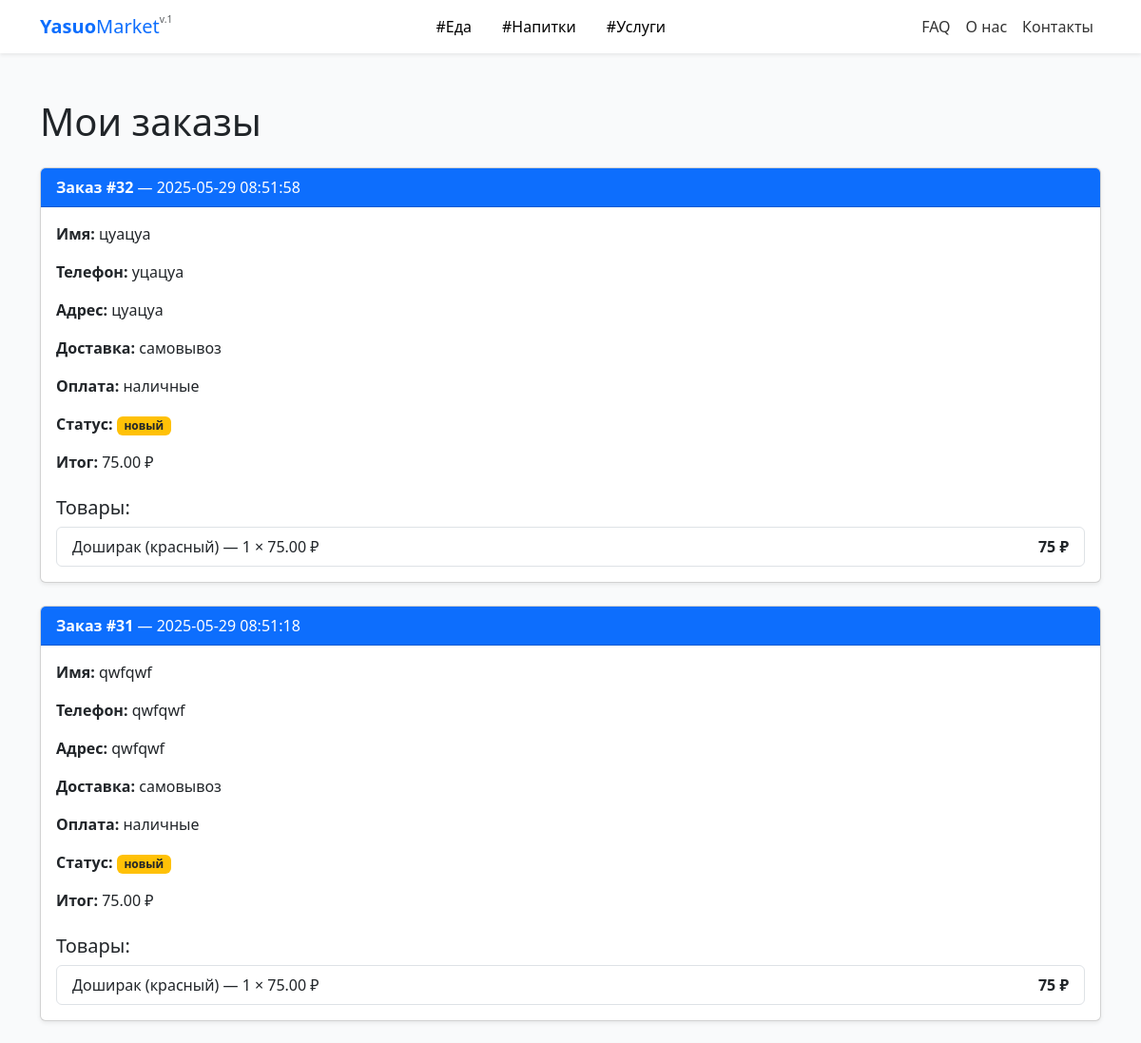
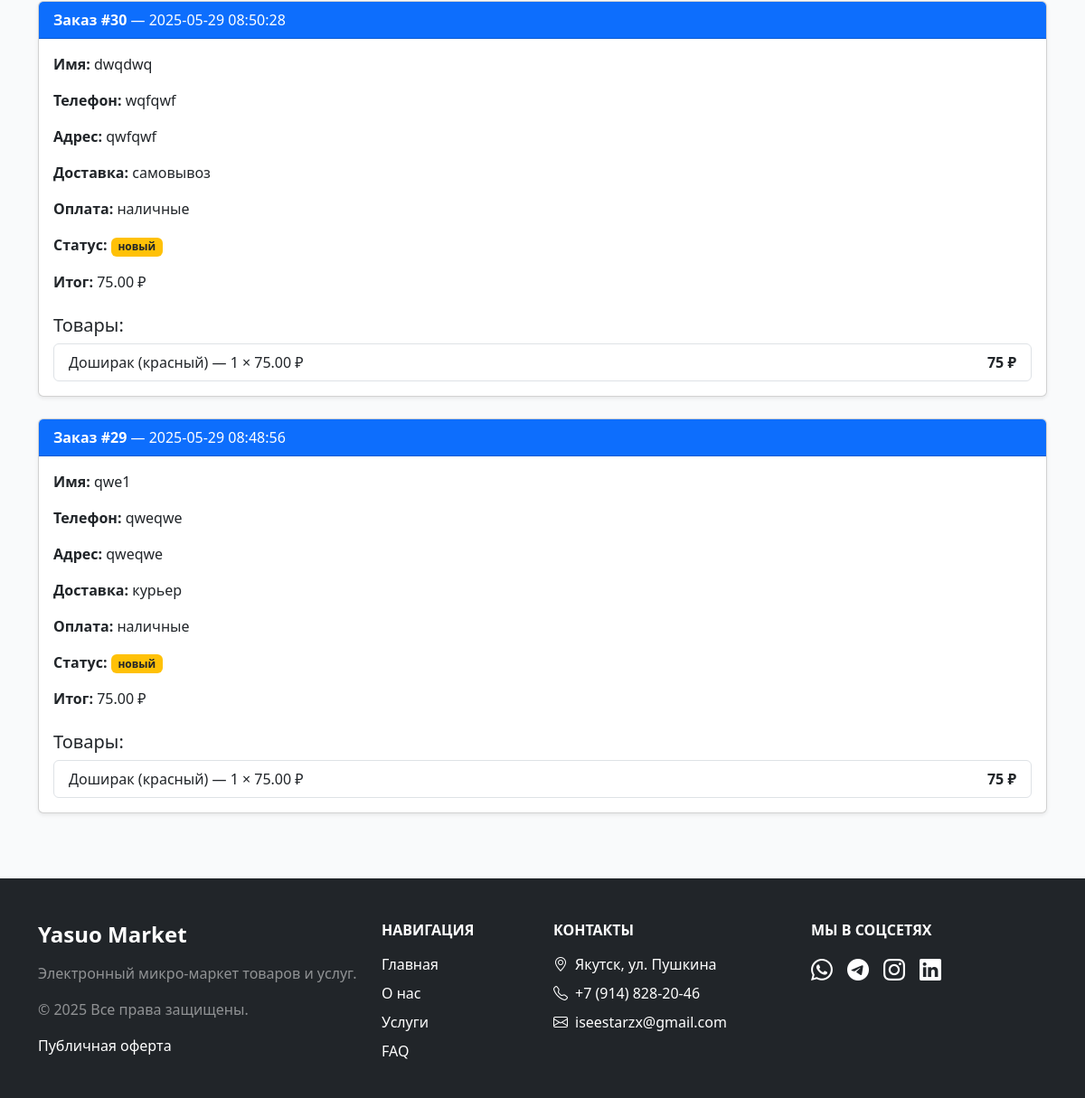
The app's page /index.php?page=my_orders (signed in) with its own data (2 pictures, top to bottom).
### tables this page shows
CREATE TABLE `orders` (
  `id` int(11) NOT NULL AUTO_INCREMENT,
  `name` varchar(255) NOT NULL,
  `phone` varchar(50) NOT NULL,
  `address` text NOT NULL,
  `delivery_method` varchar(100) NOT NULL,
  `payment_method` varchar(100) NOT NULL,
  `total` decimal(10,2) NOT NULL,
  `status` varchar(50) NOT NULL DEFAULT 'новый',
  `created_at` datetime DEFAULT current_timestamp(),
  `user_id` int(11) NOT NULL,
  PRIMARY KEY (`id`),
  KEY `fk_user` (`user_id`),
  CONSTRAINT `fk_user` FOREIGN KEY (`user_id`) REFERENCES `users` (`id`) ON DELETE CASCADE
);

CREATE TABLE `order_items` (
  `id` int(11) NOT NULL AUTO_INCREMENT,
  `order_id` int(11) NOT NULL,
  `product_id` int(11) NOT NULL,
  `quantity` int(11) NOT NULL,
  `price` decimal(10,2) NOT NULL,
  PRIMARY KEY (`id`),
  KEY `order_id` (`order_id`),
  CONSTRAINT `order_items_ibfk_1` FOREIGN KEY (`order_id`) REFERENCES `orders` (`id`)
);

CREATE TABLE `products` (
  `id` int(11) NOT NULL AUTO_INCREMENT,
  `category` varchar(199) DEFAULT NULL,
  `title` varchar(255) NOT NULL,
  `description` text DEFAULT NULL,
  `price` decimal(10,2) NOT NULL,
  `image` varchar(255) DEFAULT NULL,
  `created_at` timestamp NOT NULL DEFAULT current_timestamp(),
  `xqty` int(11) NOT NULL DEFAULT 0,
  PRIMARY KEY (`id`)
);

### controllers/orderController.php (called while the page is built, shortened)
<?php
class OrderController {
    private $pdo;
    public function __construct($pdo) {
        $this->pdo = $pdo;
    }
    public function showUserOrders() {
        $userId = $_SESSION['user_id'];
        $stmt = $this->pdo->prepare("SELECT * FROM orders WHERE user_id = ? ORDER BY created_at DESC");
        $stmt->execute([$userId]);
        $orders = $stmt->fetchAll(PDO::FETCH_ASSOC);
        $stmtItems = $this->pdo->prepare("
            SELECT oi.*, p.title
            FROM order_items oi
            JOIN products p ON oi.product_id = p.id
            WHERE oi.order_id = ?
        ");
        foreach ($orders as $index => $order) {
            $stmtItems->execute([$order['id']]);
            $orders[$index]['items'] = $stmtItems->fetchAll(PDO::FETCH_ASSOC);
        }
        require_once __DIR__ . '/../views/my_orders.php';
    }
}

### views/my_orders.php (the view, shortened to what this page needs)
<?php
require_once('./includes/header.php');
?>
<div class="container py-5" style="min-height: 900px">
    <h1 class="mb-4">Мои заказы</h1>
    <?php if (empty($orders)): ?>
        <div class="alert alert-info">У вас ещё нет заказов.</div>
    <?php else: ?>
    <?php foreach ($orders as $order): ?>
        <div class="card mb-4 shadow-sm">
            <div class="card-header bg-primary text-white">
                <strong>Заказ #<?= htmlspecialchars($order['id']) ?></strong> — <?= htmlspecialchars($order['created_at']) ?>
            </div>
            <div class="card-body">
                <p><strong>Имя:</strong> <?= htmlspecialchars($order['name']) ?></p>
                <p><strong>Телефон:</strong> <?= htmlspecialchars($order['phone']) ?></p>
                <p><strong>Адрес:</strong> <?= htmlspecialchars($order['address']) ?></p>
                <p><strong>Доставка:</strong> <?= htmlspecialchars($order['delivery_method']) ?></p>
                <p><strong>Оплата:</strong> <?= htmlspecialchars($order['payment_method']) ?></p>
                <p><strong>Статус:</strong>
                    <?php
                        $status = htmlspecialchars($order['status']);
                        $badgeClass = match($status) {
                            'новый' => 'badge bg-warning text-dark',
                            'оплачен' => 'badge bg-success',
                            'выполнен' => 'badge bg-success',
                            'отменен' => 'badge bg-danger',
                            default => 'badge bg-secondary'
                        };
                    ?>
                    <span class="<?= $badgeClass ?>"><?= $status ?></span>
                </p>
                <p><strong>Итог:</strong> <?= htmlspecialchars($order['total']) ?> ₽</p>
                <h5 class="mt-4">Товары:</h5>
                <ul class="list-group">
                    <?php foreach ($order['items'] as $item): ?>
                        <li class="list-group-item d-flex justify-content-between align-items-center">
                            <div>
                                <?= htmlspecialchars($item['title']) ?> —
                                <?= htmlspecialchars($item['quantity']) ?> × <?= htmlspecialchars($item['price']) ?> ₽
                            </div>
                            <div><strong><?= htmlspecialchars($item['quantity'] * $item['price']) ?> ₽</strong></div>
                        </li>
                    <?php endforeach; ?>
                </ul>
            </div>
        </div>
    <?php endforeach; ?>
    <?php endif; ?>
</div>
<?php
require_once('./includes/footer.php');
?>

### css/styles.css (style rules this page uses)
html { scroll-behavior: smooth; }
body { background: #f9fafb; }

### records on screen
orders: id "32", created_at "2025-05-29 08:51:58", name "цуацуа", phone "уцацуа", address "цуацуа", delivery_method "самовывоз", payment_method "наличные", status "новый", total "75.00"
order_items: product.title "Доширак (красный)", quantity "1", price "75.00", $item['quantity'] * $item['price'] "75"
orders: id "31", created_at "2025-05-29 08:51:18", name "qwfqwf", phone "qwfqwf", address "qwfqwf", delivery_method "самовывоз", payment_method "наличные", status "новый", total "75.00"
order_items: product.title "Доширак (красный)", quantity "1", price "75.00", $item['quantity'] * $item['price'] "75"
orders: id "30", created_at "2025-05-29 08:50:28", name "dwqdwq", phone "wqfqwf", address "qwfqwf", delivery_method "самовывоз", payment_method "наличные", status "новый", total "75.00"
order_items: product.title "Доширак (красный)", quantity "1", price "75.00", $item['quantity'] * $item['price'] "75"
orders: id "29", created_at "2025-05-29 08:48:56", name "qwe1", phone "qweqwe", address "qweqwe", delivery_method "курьер", payment_method "наличные", status "новый", total "75.00"
order_items: product.title "Доширак (красный)", quantity "1", price "75.00", $item['quantity'] * $item['price'] "75"
